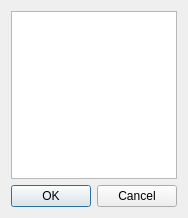
<?xml version="1.0" encoding="UTF-8"?>
<ui version="4.0">
 <class>TabSelectDialog</class>
 <widget class="QDialog" name="TabSelectDialog">
  <property name="geometry">
   <rect>
    <x>0</x>
    <y>0</y>
    <width>174</width>
    <height>218</height>
   </rect>
  </property>
  <property name="windowTitle">
   <string>Dialog</string>
  </property>
  <layout class="QVBoxLayout" name="verticalLayout">
   <item>
    <widget class="QListWidget" name="listWidget"/>
   </item>
   <item>
    <widget class="QDialogButtonBox" name="buttonBox">
     <property name="orientation">
      <enum>Qt::Horizontal</enum>
     </property>
     <property name="standardButtons">
      <set>QDialogButtonBox::Cancel|QDialogButtonBox::Ok</set>
     </property>
    </widget>
   </item>
  </layout>
 </widget>
 <resources/>
 <connections>
  <connection>
   <sender>buttonBox</sender>
   <signal>accepted()</signal>
   <receiver>TabSelectDialog</receiver>
   <slot>accept()</slot>
   <hints>
    <hint type="sourcelabel">
     <x>248</x>
     <y>254</y>
    </hint>
    <hint type="destinationlabel">
     <x>157</x>
     <y>274</y>
    </hint>
   </hints>
  </connection>
  <connection>
   <sender>buttonBox</sender>
   <signal>rejected()</signal>
   <receiver>TabSelectDialog</receiver>
   <slot>reject()</slot>
   <hints>
    <hint type="sourcelabel">
     <x>316</x>
     <y>260</y>
    </hint>
    <hint type="destinationlabel">
     <x>286</x>
     <y>274</y>
    </hint>
   </hints>
  </connection>
 </connections>
</ui>
